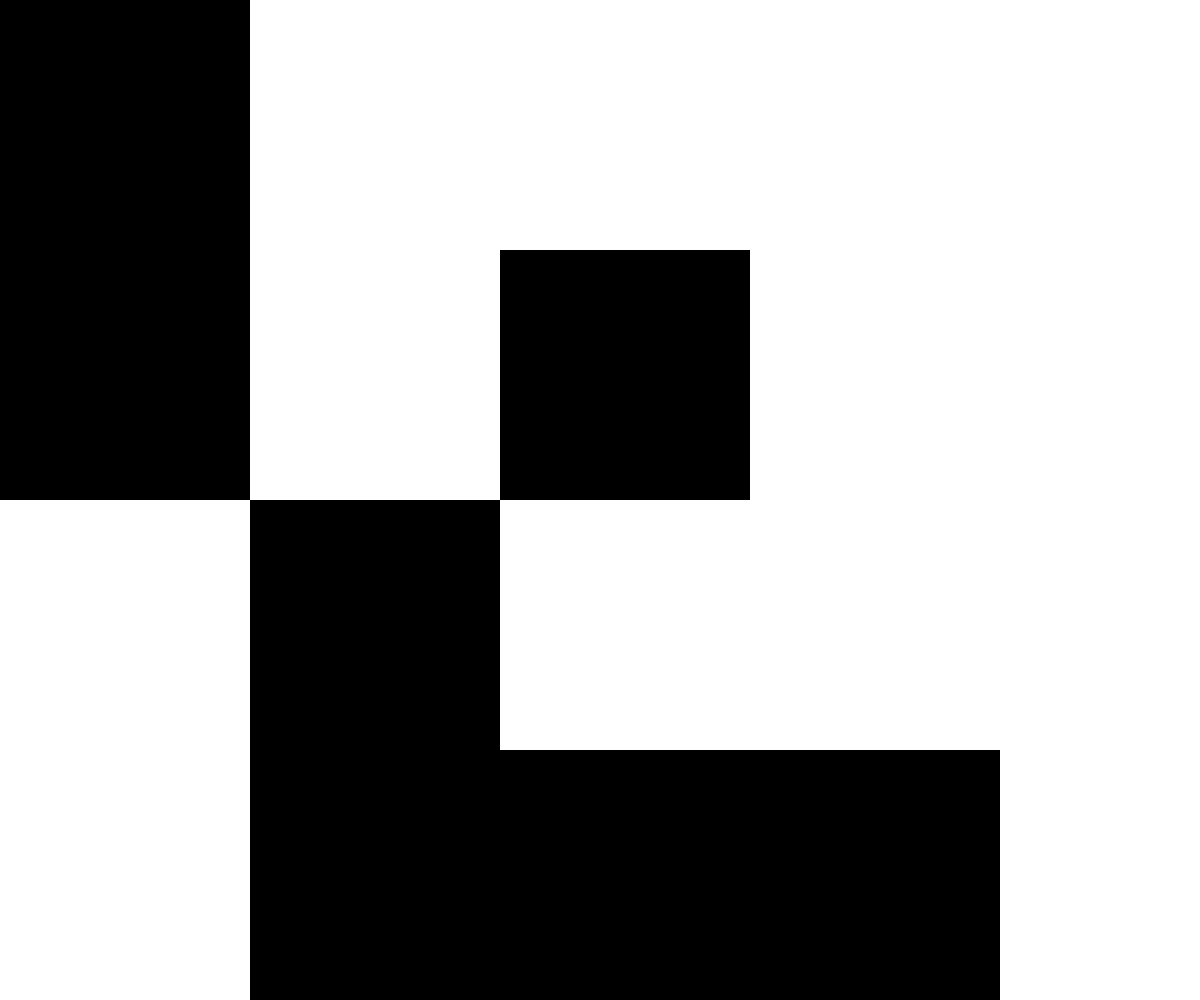
Frame 1 (no input)
Frame 60 (no input): identical to frame 1, image omitted
Frame 120 (the mouse pressed at the canvas centre since frame 60): identical to frame 1, image omitted

The p5.js sketch that drew this single still picture (run headless with seeded random() and noise() and a simulated clock; from frame 60 on, the mouse is pressed at the canvas centre):

// p5.js sketch
// ── sketch.js
// 2d Arrays Demo

let grid = [
  [1, 0, 0, 0],
  [1, 0, 1, 0],
  [0, 1, 0, 0],
  [0, 1, 1, 1]];

const GRID_SIZE = grid.length;
let cellSize;

function setup() {
  createCanvas(windowWidth, windowHeight);

  cellSize = min(width, height) / GRID_SIZE;
}

function draw() {
  background(255);
  noStroke();
  showGrid();
}

function showGrid() {
  for (let y = 0; y < GRID_SIZE; y++) {
    for (let x = 0; x < GRID_SIZE; x++) {
      if (grid[y][x] === 0) {
        fill(255);
      }
      else if (grid[y][x] === 1) {
        fill(0);
      }

      square(x * cellSize, y * cellSize, cellSize);
    }
  }
}

function mousePressed() {
  //toggle cell color when clicked
}
